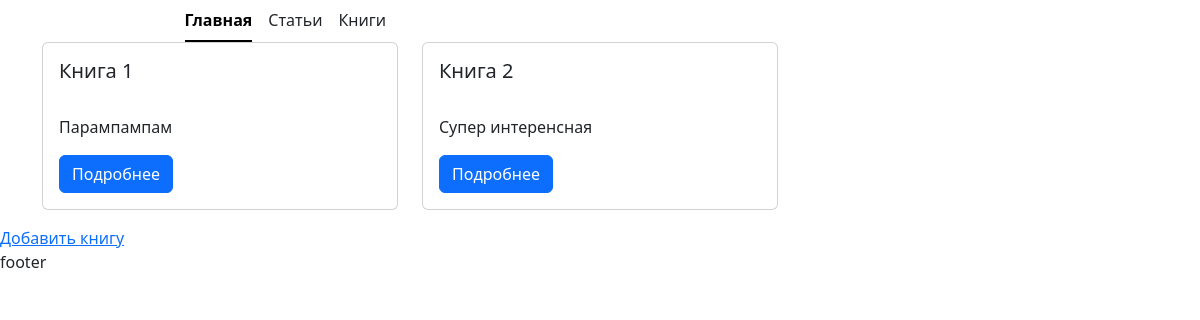
The page /books/ on the database its author committed.
### classviewshome/models.py (models this page shows, shortened)
class Book(models.Model):
    title = models.CharField(max_length=100, verbose_name="Заголовок")
    description = models.CharField(max_length=340, verbose_name="Описание")
    article = models.ManyToManyField(Article, verbose_name="Статьи")

### classviewshome/views.py (the view)
# urls.py: path('books/', BookListView.as_view(), name='book_list'),
class BookListView(ListView):
    model = Book

### classviewshome/templates/classviewshome/book_list.html (shortened to what this page needs)
{% extends 'base.html' %}
{% block content %}
    <div class="container">
    <div class="row">
        {% for book in book_list %}
          <div class="col-12 md-6 col-xl-4 col-xxl-3 mb-2 mb-md-3">
            <div class="card">
              <div class="card-body">
                <h5 class="card-title">{{ book.title }}</h5>
                <p class="card-text">{{ book.description }}</p>
                <a href="{% url 'book_detail' book.pk %}" class="btn btn-primary">Подробнее</a>
              </div>
            </div>
          </div>
        {% endfor %}
        </div>
    </div>
<div><a href="{% url 'create_book' %}">Добавить книгу</a></div>
{% endblock content %}

### rows shown on the page
Book: title "Книга 1", description "Парампампам"
Book: title "Книга 2", description "Супер интеренсная"
